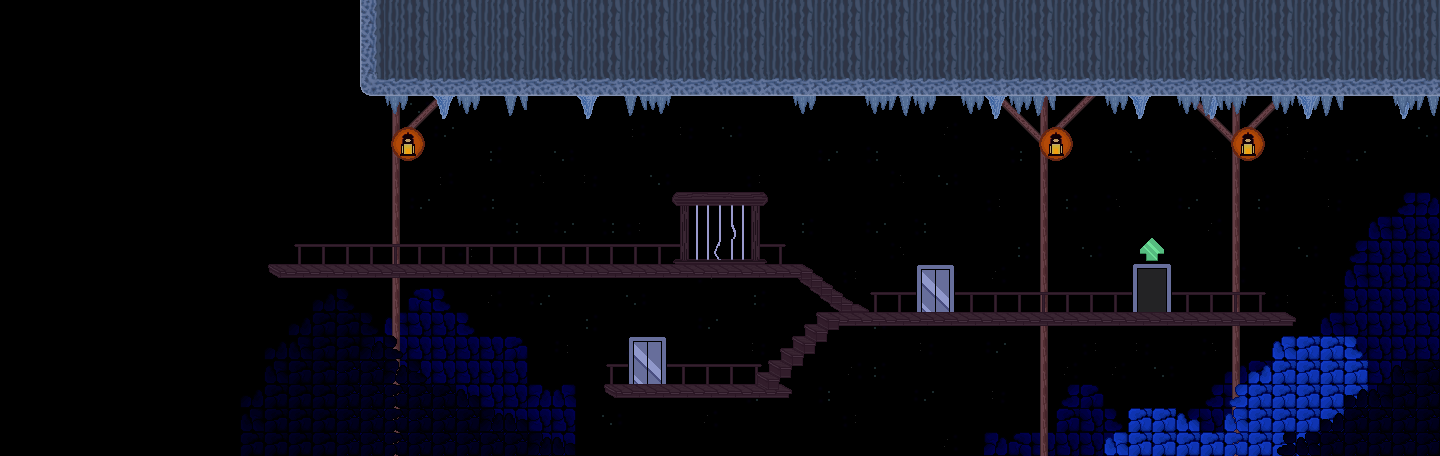

Below is a game level as drawn by its tile map, then a one-line description and the .tmx that defines it (tile-layer data replaced by summaries):
An orthogonal 60x19 tile map with 24x24 px tiles, 6 tile layers (Background, Posts, Midground, Foreground, ...) and 8 objects (3x h_sprite, sprite, door).

<map height="19" orientation="orthogonal" tileheight="24" tilewidth="24" version="1.0" width="60">
 <properties><property name="blended tiles" value="2,11,12,13,14,15,16,17,18,19,20,21,22,23,24,25,26,27,28,29,30,32,33,34,35,36,37,38,39,40,41,42,43,44,45,46,47,48,49,50,51,52,53,54,55,56,57,58,59,60,62,63,64,65,66,67,68,69,70,71,72,73,74,75,78,79,80,81,82,83,84,85,86,87,88,89,90,92,93,94,95,96,98,99,100,101,102,103,104,105,108,109,110,111,112,113,114,115,116,117,118,119,120,121,122,123,124,125,126,128,129,130,131,132,133,134,135,138,139,140,141,142,143,144,145,146,147,148,149,150,151,152,153,154,155,156,158,159,160,161,162,163,164,165,168,169,170,171,172,173,174,175,176,177,178,179,180,181,182,183,190,191,192,193,194,195,196,197,198,199,200,201,202,203,204,205,206,207,208,209,210,211,212,213,218,221,222,223,224,225,226,227,228,229,230,231,232,233,234,235,236,237,238,239,240,241,242,243,244,245,246,247,248,249,252,253,254,255,256,257,258,259,260,261,262,263,264,265,266,267,268,269,270,271,272,273,274,275,276,277,278,279,282,283,284,285,286,287,288,289,290,291,292,293,294,295,296,297,298,299,300,301,302,303,304,305,306,307,308,309,310,311,312,313,314,317,318,319,320,321,322,323,324,325,326,327,328,329,330,331,332,333,334,335,336,337,338,339,340,341,342,343,344,345,346,347,348,349,350,351,352,353,354,355,356,357,358,359,360,361,362,366,367,368,369,370,371,372,373,374,375,376,377,378,379,380,381,382,383,384,386,387,388,389,390,391,392,396,397,398,399,400,401,403,404,405,406,407,408,409,410,411,412,413,414,415,416,417,418,419,420,421,422,426,427,428,429,430,431,433,434,435,436,437,438,439,440,441,443,444,445,446,447,448,449,450,451,452,456,457,458,459,460,461,463,464,465,466,467,468,469,470,471,473,474,475,476,477,478,479,480,481,482,486,487,488,489,490,491,492,493,494,495,500,501,503,504,505,506,507,508,509,510,511,512,513,514,515,516,517,518,519,520,521,522,523,524,525,526,527,528,529,530,531,532,533,534,535,536,537,538,539,540,1,2,3,4,5,6,7,8,9,10,11,12,13,14,15,16,17,18,19,20,21,22,23,24,25,26,27,28,29,30,31,32,33,34,35,36,37,38,41,45,46,47,48,50,51,52,53,54,55,56,57,58,59,60,61,62,63,64,65,66,67,68,69,70,71,72,73,74,75,76,77,78,79,80,81,82,83,84" />
  <property name="offset" value="5" />
  <property name="soundtrack" value="abeds-castle" />
 </properties>
 <tileset firstgid="1" name="newtown-cave" tileheight="24" tilewidth="24">
  <image height="168" source="../images/tilesets/abed-cave.png" width="288" />
 </tileset>
 <layer height="19" name="Background" width="60">
  <properties>
   <property name="parallax" value=".95" />
  </properties>
  <data>[1140 cells, 213 non-empty, 8 distinct tile ids]</data>
 </layer>
 <layer height="19" name="Posts" width="60">
  <data>[1140 cells, 68 non-empty, 5 distinct tile ids]</data>
 </layer>
 <layer height="19" name="Midground" width="60">
  <data>[1140 cells, 250 non-empty, 14 distinct tile ids]</data>
 </layer>
 <layer height="19" name="Foreground" width="60">
  <properties>
   <property name="parallax" value="1.05" />
  </properties>
  <data>[1140 cells, 6 non-empty, 3 distinct tile ids]</data>
 </layer>
 <layer height="19" name="Walkway" width="60">
  <data>[1140 cells, 176 non-empty, 20 distinct tile ids]</data>
 </layer>
 <layer height="19" name="WalkwayOverlay" width="60">
  <data>[1140 cells, 32 non-empty, 21 distinct tile ids]</data>
 </layer>
 <objectgroup height="19" name="platform" width="60">
  <object x="864" y="312">
   <properties>
    <property name="drop" value="false" />
   </properties>
   <polygon points="-43,-34 -62,-48 -600,-48 -600,-33" />
  </object>
  <object x="600" y="384">
   <properties>
    <property name="drop" value="false" />
   </properties>
   <polygon points="0,0 168,0 240,-72 696,-72 696,24 0,24" />
  </object>
  <object height="24" width="96" x="672" y="192" />
 </objectgroup>
 <objectgroup height="19" name="nodes" width="60">
  <object height="48" type="sprite" width="24" x="696" y="192">
   <properties>
    <property name="animation" value="1-4,1" />
    <property name="height" value="48" />
    <property name="sheet" value="images/deadbaby.png" />
    <property name="width" value="24" />
   </properties>
  </object>
  <object height="504" type="h_sprite" width="48" x="168" y="-24">
   <properties>
    <property name="animation" value="1-5,1" />
    <property name="height" value="50" />
    <property name="sheet" value="images/cave_lift.png" />
    <property name="width" value="63" />
   </properties>
  </object>
  <object height="504" type="h_sprite" width="48" x="72" y="-24">
   <properties>
    <property name="animation" value="5-1,1" />
    <property name="height" value="50" />
    <property name="sheet" value="images/cave_lift.png" />
    <property name="width" value="63" />
   </properties>
  </object>
  <object height="504" type="h_sprite" width="48" x="-24" y="-24">
   <properties>
    <property name="animation" value="1-5,1" />
    <property name="height" value="50" />
    <property name="sheet" value="images/cave_lift.png" />
    <property name="width" value="63" />
   </properties>
  </object>
  <object height="48" name="main" type="door" width="48" x="1128" y="264">
   <properties>
    <property name="level" value="abed-castle-interior" />
    <property name="to" value="abedCastle2" />
   </properties>
  </object>
 </objectgroup>
</map>
